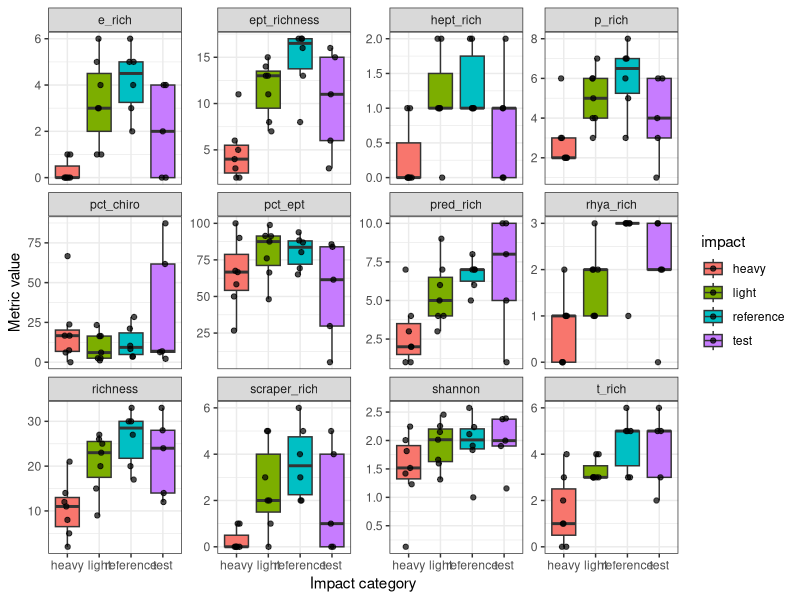
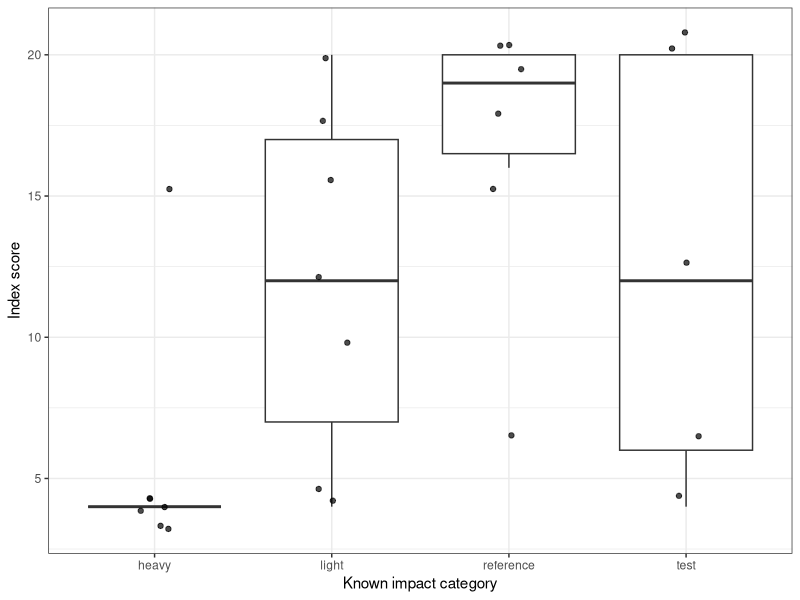
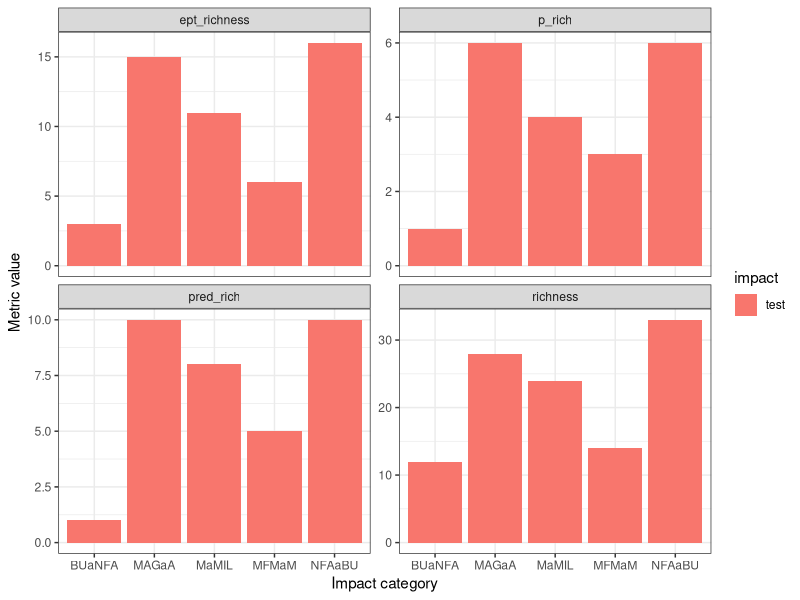

Generate these figures, in order, with R: (Note: this script raises an error after producing the figures.)
## ---- chunk 1
#| label: setup
#| include: false

library(tidyverse)
bp <- read_csv(here::here("data/bonita_peak.csv"))
categories <- read_csv(here::here("data/site_categories_training.csv"))
## ---- chunk 2
#| message: false
bp_traits <- bp |>
  left_join(categories)

calc_metrics <- function(counts) {
  counts |>
    summarise(
      impact = unique(site_category),
      richness     = n_distinct(taxon),
      ept_richness = n_distinct(taxon[order %in% c('Ephemeroptera','Plecoptera', 'Trichoptera')]),
      e_rich = n_distinct(taxon[order %in% c('Ephemeroptera')]),
      t_rich =  n_distinct(taxon[order %in% c('Trichoptera')]),
      p_rich =  n_distinct(taxon[order %in% c('Plecoptera')]),
      hept_rich =  n_distinct(taxon[family %in% c('Heptageniidae')]),
      rhya_rich =  n_distinct(taxon[family %in% c('Rhyacophilidae')]),
      pred_rich =  n_distinct(taxon[FFG %in% c('predator')]),
      scraper_rich = n_distinct(taxon[FFG %in% c('scraper')]),
      shannon      = vegan::diversity(count, index = 'shannon'),
      pct_chiro    = 100 * 
        sum(count[family %in% 'Chironomidae']) / sum(count),
      pct_ept    = 100 * 
        sum(count[order %in% c('Ephemeroptera',
                         'Plecoptera',
                         'Trichoptera')]) / sum(count),
      .by = site_id
    )
}

metric_df <- calc_metrics(bp_traits)
metric_df
## ---- chunk 3
metric_df |>
  pivot_longer(richness:pct_ept, names_to = 'metric', values_to = 'value') |>
  ggplot(aes(x = impact,
             y = value,
             fill = impact)) +
  geom_boxplot(outlier.shape = NA) +
  geom_jitter(width = 0.1, alpha = 0.7) +
  facet_wrap(~metric, scales = 'free_y') +
  labs(x = 'Impact category', y = 'Metric value') +
  theme_bw()
## ---- chunk 4
#| message: false
metric_df |>
  pivot_longer(richness:pct_ept, names_to = 'metric', values_to = 'value') |>
  group_by(impact, metric)|>
  summarise(mean(value)) |>
  arrange(metric)
## ---- chunk 5
scoring <- tribble(
  ~metric,        ~direction, ~lower, ~upper,
  'ept_richness', 'decrease',  10,     15, 
  'p_rich',      'decrease',   5,    6, 
  'pred_rich',    'decrease',  5,    6, 
  'richness', 'decrease',      20, 25,   
)

score_sites <- function(metrics, scoring) {
  metrics |>
    pivot_longer(c(ept_richness, p_rich,pred_rich,richness), 
                 names_to = 'metric', values_to = 'value') |>
    inner_join(scoring, by = 'metric') |>
    mutate(score = case_when(
      direction == 'decrease' & value >= upper ~ 5,
      direction == 'decrease' & value >= lower ~ 3,
      direction == 'decrease'                  ~ 1,
      direction == 'increase' & value <= lower ~ 5,
      direction == 'increase' & value <= upper ~ 3,
      TRUE                                     ~ 1
    )) |>
    summarise(index = sum(score), .by = site_id)
}

## ---- chunk 6
score_sites(metric_df, scoring) |>
  left_join(categories) |>
  arrange(index, site_category)
## ---- chunk 7
ref_min   <- 16   # index at or above this is predicted 'reference'
light_min <- 10   
classify_index <- function(index) {
  case_when(
    index >= ref_min   ~ 'reference',
    index >= light_min ~ 'light',
    TRUE               ~ 'heavy'
  )
}
## ---- chunk 8
index_train <- score_sites(metric_df, scoring) |>
  left_join(categories, by = 'site_id') |>
  mutate(#category  = factor(category, levels = c('reference', 'light', 'heavy')),
         predicted = classify_index(index))
index_train |>
  arrange(index, site_category)
## ---- chunk 9
ggplot(index_train, aes(x = site_category, y = index)) +
  geom_boxplot(outlier.shape = NA) +
  geom_jitter(width = 0.1, alpha = 0.7) +
  labs(x = 'Known impact category', y = 'Index score') +
  theme_bw()

# How often does the predicted category match the known category?
table(known = index_train$site_category, predicted = index_train$predicted)
## ---- chunk 10
test_cat <- read_csv(here::here("data/site_categories_test.csv"))

index_train |>
  filter(site_category == "test") |>
  left_join(test_cat)
## ---- chunk 11
metric_df |>
  filter(impact == "test") |>
  pivot_longer(c(ept_richness, p_rich, pred_rich, richness), 
               names_to = "metric", 
               values_to = "value") |>
  ggplot(aes(x = site_id,
             y = value,
             fill = impact)) +
  geom_col() +
  #geom_jitter(width = 0.1, alpha = 0.7) +
  facet_wrap(~metric, scales = 'free_y') +
  labs(x = 'Impact category', y = 'Metric value') +
  theme_bw()
## ---- chunk 12
full_dat <- bp |>
  full_join(categories)
full_dat
## ---- chunk 13
fit_dat <-  full_dat |>
  filter(site_category != "test")
fit_dat
test_dat <- full_dat |>
  filter(site_category == "test")
test_dat
## ---- chunk 14
#| message: false
#| warning: false
total_rich <- fit_dat |>
  distinct(site_id, taxon, site_cat2) |>
  group_by(site_id, site_cat2) |>
  summarise(total_rich = n())
# total_rich
# ggplot(total_rich,
#        aes(x = site_id, 
#            y = total_rich,
#            fill = site_category)) +
#   geom_col() +
#   labs(title = "Total Richness",
       # y = "Richness")


ggplot(total_rich,
       aes(y = total_rich,
           fill = site_cat2)) +
  geom_boxplot() +
  labs(title = "Total Richness",
       y = "Richness")

total_rich |>
  group_by(site_cat2) |>
  summarize(mean(total_rich),sd(total_rich))

# ref = 26.2 
# light = 20.7 
# heavy = 10
## ---- chunk 15
#| message: false
#| warning: false
ept_rich <- fit_dat |>
  filter(order == "Ephemeroptera" |
           order == "Plecoptera" |
           order == "Trichoptera") |>
  distinct(site_category, stream, taxon) |>
  group_by(site_category, stream) |>
  summarise(EPT_rich = n()) |>
  ungroup()

ept_rich |>
  group_by(site_category) |>
  summarize(mean(EPT_rich))
# 15.8, 12.4, 5.17
  
## ---- chunk 16
#| message: false
#| warning: false
T_rich <- fit_dat |>
  filter(order == "Trichoptera") |>
  distinct(site_category, stream, taxon) |>
  group_by(site_category, stream) |>
  summarise(T_rich = n())

T_rich |>
  group_by(site_category) |>
  summarize(mean(T_rich))
# 4.8, 3.4, 2.4

fit_dat |>
  filter(order == "Plecoptera") |>
  distinct(site_category, stream, taxon) |>
  group_by(site_category, stream) |>
  summarise(T_rich = n())|>
  group_by(site_category) |>
  summarize(mean(T_rich))
# 6.5, 5, 3

fit_dat |>
  filter(order == "Ephemeroptera") |>
  distinct(site_category, stream, taxon) |>
  group_by(site_category, stream) |>
  summarise(T_rich = n())|>
  group_by(site_category) |>
  summarize(mean(T_rich))
#, 4.5, 4, 1 

## ---- chunk 17
#| message: false
#| warning: false
rhya_rich <- fit_dat |>
  filter(family == "Rhyacophilidae") |>
  distinct(site_category, stream, taxon) |>
  group_by(site_category, stream) |>
  summarise(rhya_rich = n())

rhya_rich |>
  group_by(site_category) |>
  summarize(mean(rhya_rich))

# 2.67, 1.6, 1.5
## ---- chunk 18
#| message: false
#| warning: false
ept_per_n <- fit_dat |>
  filter(order == "Ephemeroptera" |
           order == "Plecoptera" |
           order == "Trichoptera") |>
  group_by(site_category, stream, total_count) |>
  summarize(ept_n = sum(count)) |>
  mutate(ept_percent_ind = ept_n / total_count)

ept_per_n |>
  group_by(site_category) |>
  summarize(mean(ept_percent_ind))

# 0.811, 0.837, 0.539
## ---- chunk 19
chiro_per_n <- fit_dat |>
  filter(family == "Chironomidae") |>
  group_by(stream, site_category, total_count) |>
  summarize(chiro_n = sum(count)) |>
  mutate(chiro_percent_ind = chiro_n / total_count)

chiro_per_n |>
  group_by(site_category) |>
  summarize(mean(chiro_percent_ind))

## ---- chunk 20
shannon <- fit_dat |> 
  select(stream, site_category, taxon, count, total_count) |>
  mutate(pi = count / total_count,
         ln_pi = log(pi),
         pi_ln_pi = pi*ln_pi) |>
  group_by(stream, site_category) |>
  summarize(H = -sum(pi_ln_pi))
shannon

ggplot(shannon,
       aes(x = stream, 
           y = H)) +
  geom_col() +
  labs(title = "Shannon's Diversity Index",
       y = "H`")

ggplot(shannon,
       aes(x = site_category, 
           y = H)) +
  geom_boxplot() +
  labs(title = "Shannon's Diversity Index",
       y = "H`")

shannon |>
  group_by(site_category) |>
  summarize(mean(H))

# 2.26, 2.22, 1.81
## ---- chunk 21
pred_rich <- fit_dat |>
    filter(FFG == "predator") |>
    distinct(stream, taxon, site_category) |>
    group_by(stream, site_category) |>
    summarise(pred_rich = n())
pred_rich|>
  group_by(site_category) |>
  summarize(mean(pred_rich))

# 7.67, 5.6, 3.33

fit_dat |>
    filter(FFG == "scraper") |>
    distinct(stream, taxon, site_category) |>
    group_by(stream, site_category) |>
    summarise(pred_rich = n()) |>
  group_by(site_category) |>
  summarize(mean(pred_rich))
# 4, 3.2, 1

## ---- chunk 22
# 11,952 vs 47
# one stream is much more productive than the other
# Higher abundance = more biomass = more life
## ---- chunk 23
# see bar plot above
# 28 vs 14
# MAggie has twice as many taxa than Mineral. In general, this is considered good: more taxa, more niches, more ecological function/ecosystem services
## ---- chunk 24
# 15 vs. 6
# similar as above, Maggie has nearly three times as many EPT taxa. EPT are generally more sensitive, so this further supports that maggie is in better condition. 
# We also could look at which EPT taxa are there to see if those in mineral are tolerant
## ---- chunk 25
# 5 vs 3
# There are nearly twice as many in maggie, but the difference between 3 and 5 is not as dramatic. 
# Trichoptera also have variable sensitivities based on families, so just looking at T richness may not be super informative
## ---- chunk 26
# 3 vs 2
# Rhyacophilidae were shown to be more sensitive in Clements et al. 
# we're looking at them here since some T are tolerant
# 3 vs 2 is not much different. This offers equivocal support
## ---- chunk 27
# 84 vs 30 %
# much higher proportion of individuals are EPT meaning that many individuals are in the groups which are generally considered sensitive. 
## ---- chunk 28
# 2 vs 62%
# chiros are tolerant, and more than half the individuals in mineral creek are chironomidae. This gives strong support for the idea that Mineral is in worse condition
## ---- chunk 29
# 1.9 vs. 2
# these values are not much different. And actually Mineral has a higher score meaning it's more evenly distributed
# In other words, more of the species in maggie have low relative abundances whereas the relative proportions in Mineral are more similar. 
## ---- chunk 30
# 10 vs 5
# similar to other richness metrics. There are twice as many predator taxa. Predators tend to decline with increasing metal contamination
## ---- chunk 31
# 5 of 7 support maggie being in better condition
# 6 of 8 if we include total abundance
# the Tricho, Rhyacphila, and Shannon metrics all gave equivocal evidence
## ---- chunk 32
# judge answers based on merit and justification
# i.e., predators more important because they integrate things happening throughout the food web
# total richness bc of more ecological niches, etc. 
# % chiro bc they are tolerant, have limited ecological niches, etc. 
## ---- chunk 33
# as above, make sure answers are justified by data. OK if use equivocal results to temper interpretations. 
